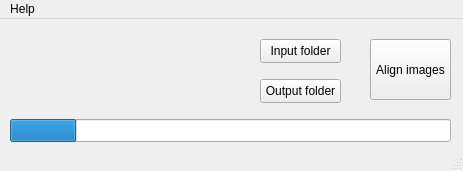
<?xml version="1.0" encoding="UTF-8"?>
<ui version="4.0">
 <class>MainWindow</class>
 <widget class="QMainWindow" name="MainWindow">
  <property name="geometry">
   <rect>
    <x>0</x>
    <y>0</y>
    <width>463</width>
    <height>171</height>
   </rect>
  </property>
  <property name="windowTitle">
   <string>DJI P4 Multi Frame alignment</string>
  </property>
  <widget class="QWidget" name="centralwidget">
   <widget class="QPushButton" name="openInputFolder">
    <property name="geometry">
     <rect>
      <x>260</x>
      <y>20</y>
      <width>81</width>
      <height>24</height>
     </rect>
    </property>
    <property name="text">
     <string>Input folder</string>
    </property>
   </widget>
   <widget class="QPushButton" name="selectOutputFolder">
    <property name="geometry">
     <rect>
      <x>260</x>
      <y>60</y>
      <width>81</width>
      <height>24</height>
     </rect>
    </property>
    <property name="text">
     <string>Output folder</string>
    </property>
   </widget>
   <widget class="QPushButton" name="alignButton">
    <property name="geometry">
     <rect>
      <x>370</x>
      <y>20</y>
      <width>81</width>
      <height>61</height>
     </rect>
    </property>
    <property name="text">
     <string>Align images</string>
    </property>
   </widget>
   <widget class="QLabel" name="labelInputFolder">
    <property name="geometry">
     <rect>
      <x>30</x>
      <y>30</y>
      <width>221</width>
      <height>16</height>
     </rect>
    </property>
    <property name="text">
     <string/>
    </property>
   </widget>
   <widget class="QLabel" name="labelOutputFolder">
    <property name="geometry">
     <rect>
      <x>30</x>
      <y>60</y>
      <width>221</width>
      <height>16</height>
     </rect>
    </property>
    <property name="text">
     <string/>
    </property>
   </widget>
   <widget class="QProgressBar" name="progressBar">
    <property name="geometry">
     <rect>
      <x>10</x>
      <y>100</y>
      <width>441</width>
      <height>23</height>
     </rect>
    </property>
    <property name="value">
     <number>15</number>
    </property>
    <property name="textVisible">
     <bool>false</bool>
    </property>
   </widget>
  </widget>
  <widget class="QMenuBar" name="menubar">
   <property name="geometry">
    <rect>
     <x>0</x>
     <y>0</y>
     <width>463</width>
     <height>22</height>
    </rect>
   </property>
   <widget class="QMenu" name="menuHelp">
    <property name="title">
     <string>Help</string>
    </property>
    <addaction name="actionAbout"/>
   </widget>
   <addaction name="menuHelp"/>
  </widget>
  <widget class="QStatusBar" name="statusbar"/>
  <action name="actionAbout">
   <property name="text">
    <string>About</string>
   </property>
  </action>
 </widget>
 <resources/>
 <connections/>
</ui>
